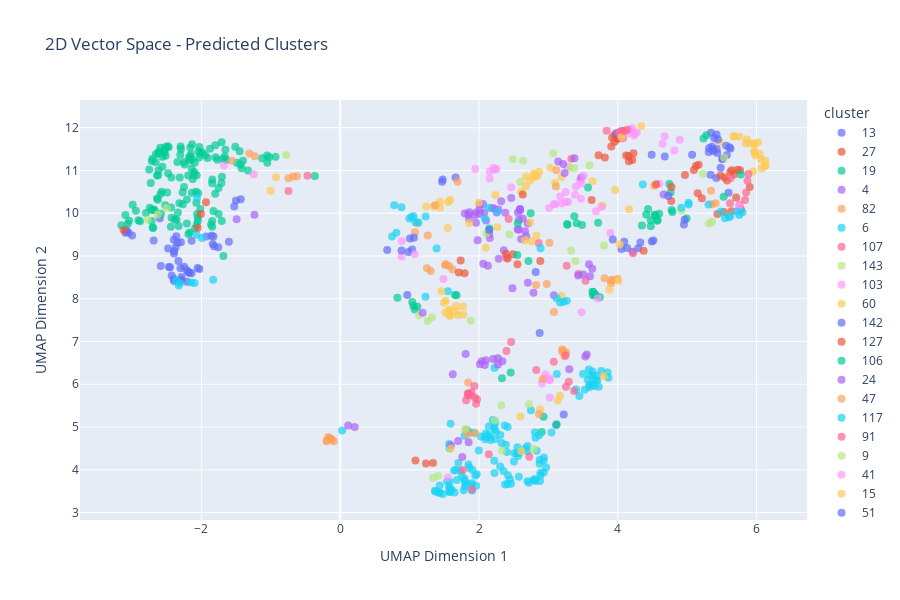

Notebook code cell kept with this figure:
### Code cell
# Visualize the embeddings in 2D space
# This shows ground truth labels vs predicted clusters side-by-side

titles = [issue.get("title", "") for issue in issues]
embedding_2d = visualize_embeddings_2d(
    emb, 
    true_labels=true_labels,
    pred_labels=res_aggl["display_labels"],
    titles=titles
)
